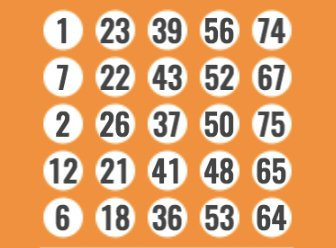
#> input picture bridges/digit.jpg, 336 x 248 px, given in place of digit.png, which was not available
$ python image_play.py
#> lines starting #> are read from the running program, lines starting #| are printed output that depends on the picture; after the words box and inside, x2 and y2 are one past the last pixel; in counts of white or black regions, pixels touching at a corner belong together; pictures that were not available may be replaced by others from this repository, and a replacement may not be noted
import cv2
img=cv2.imread('digit.png',0)
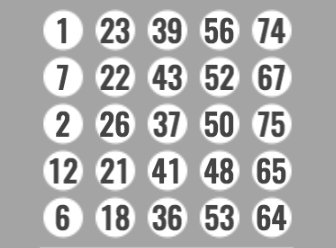
#> img: shape (248, 336); min 50, max 255, mean 176.8
ret,thresh=cv2.threshold(img,127,255,0)
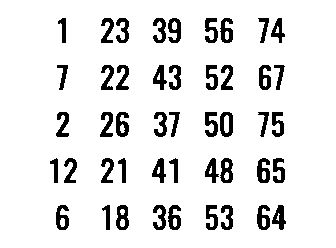
#> thresh: shape (248, 336); 90.4% white; 46 black regions, largest, box (x1, y1, x2, y2) and area: (257, 158, 270, 183) 218, (116, 112, 129, 137) 217, (220, 158, 233, 183) 213
edges=cv2.Canny(img,100,200)
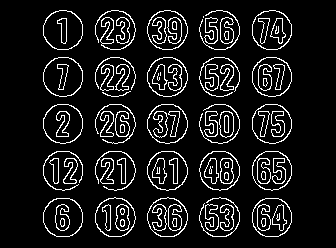
#> edges: shape (248, 336); 9.8% white in thin lines or dots, all inside (x1, y1, x2, y2) = (43, 10, 292, 237)
cv2.imshow('canny',edges)
